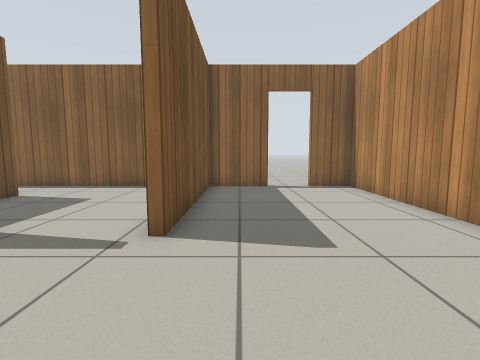
View 1 (above)

16 first-person views from a walk through a robot-simulator world made for Gazebo. The camera is 0.72 m above the floor, tilts 6° down and sees 85° across. The floor is counted in squares, 0.5 m on a side. Each view is taken from the middle of a square. On the plan, view 1 faces up. The plan holds only what a view shows up to about 13 squares ahead; the rest is blank. Simple patterns stand in for the simulator's built-in surfaces.

View 2
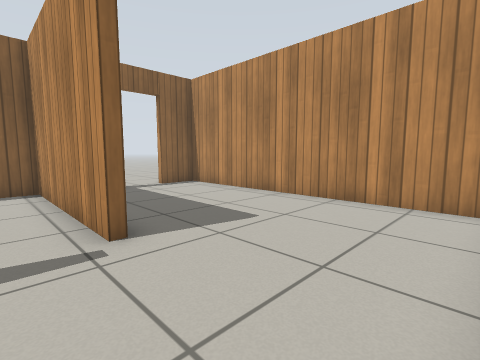

View 3
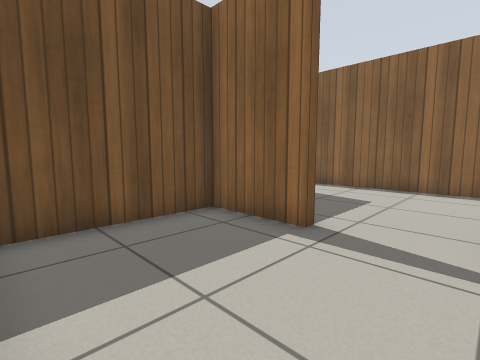

View 4
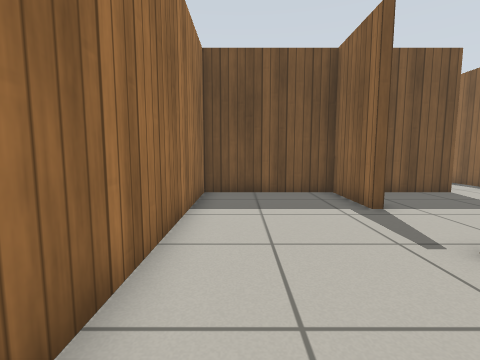

View 5
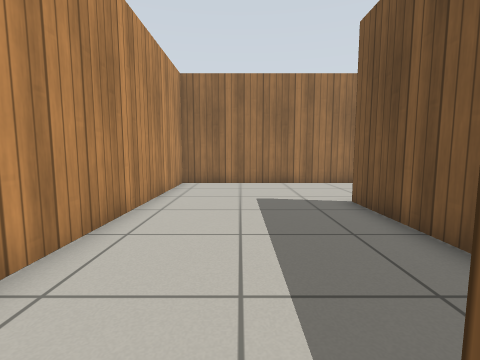

View 6
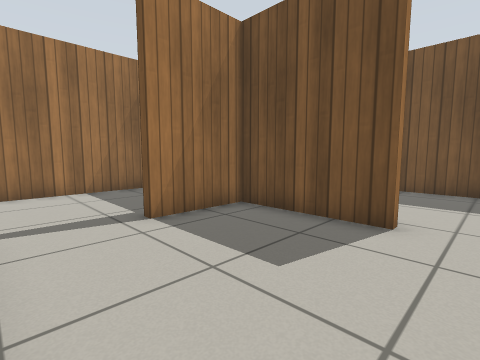

View 7
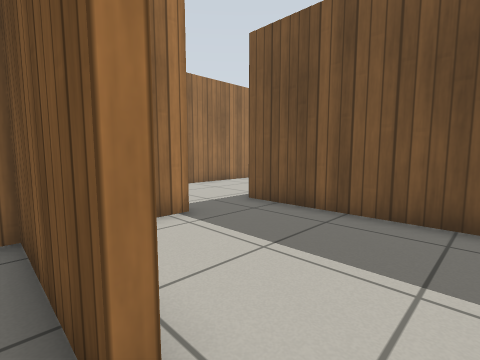

View 8
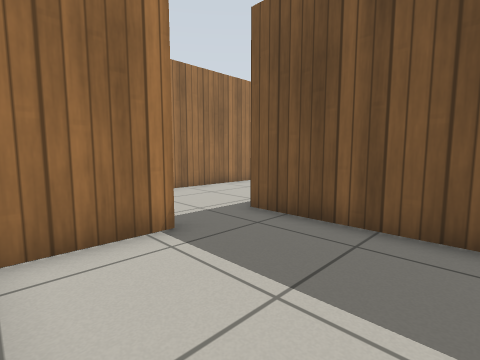

View 9
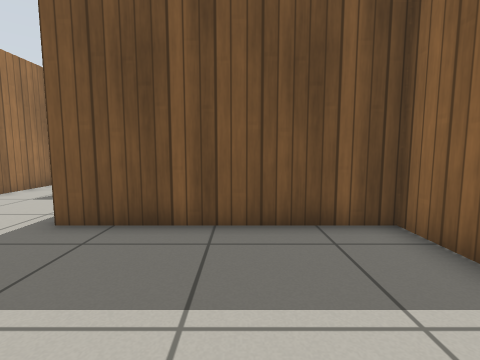

View 10
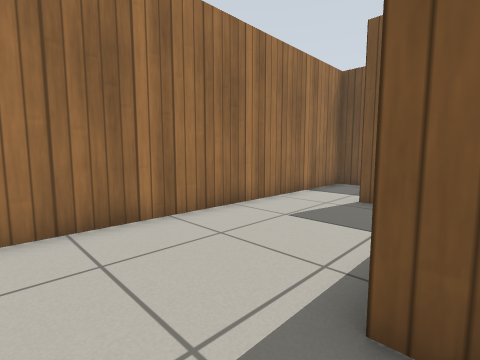

View 11
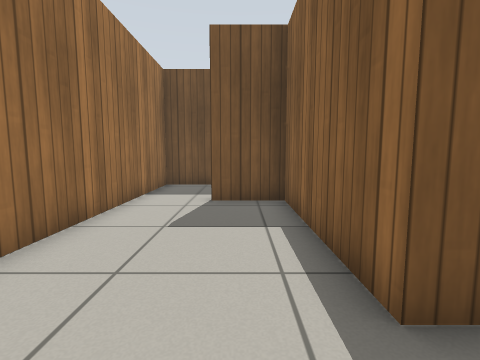

View 12
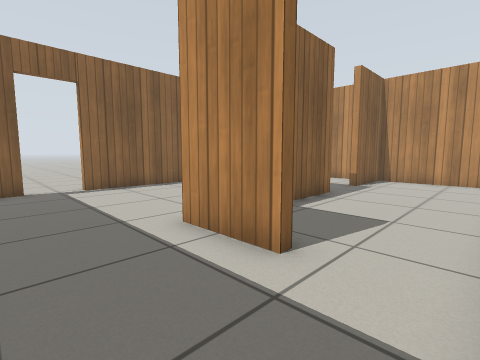

View 13
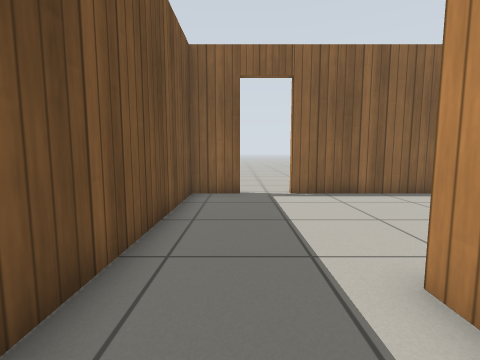

View 14
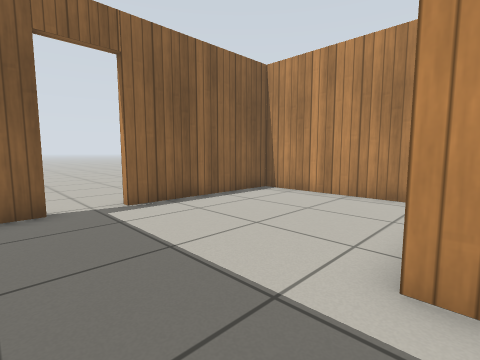

View 15
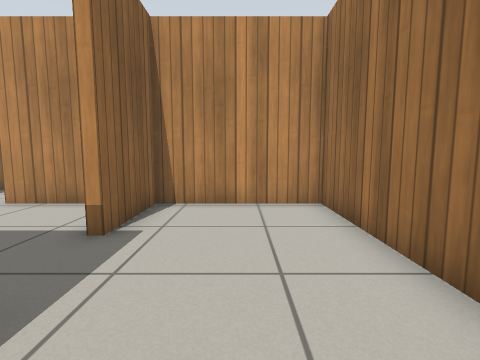

View 16
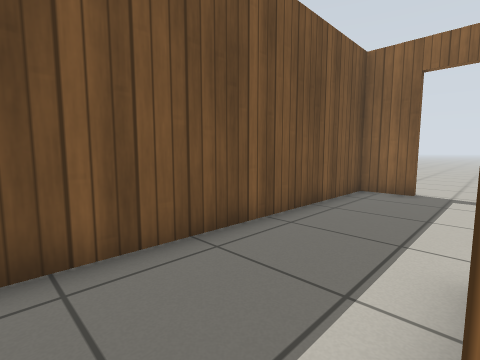

### Floor plan
Key: @ floor where view 1 was taken; # wall or solid block; . floor; D open door.
Columns run from 23 left of view 1 to 5 right of it. Each row starts with its distance up from view 1.
 13   ...                    ..
 12   ...                    ..
 11 ##DD#####################DD##
 10 #.........#...........#.....#
  9 #.........#...........#.....#
  8 #.........#.....#.....#.....#
  7 #.........#.....#.....#.....#
  6 #.........#.....#.....#.....#
  5 #.......  #.....#.....#.....#
  4 #...#######..######.........#
  3 #...#...........#...........#
  2 #...............#...........#
  1 #...............#...........#
  0 #...............#......@....#
 -1 #############################

Where each view was taken, in squares from view 1:
view 1: 0 up, 0 right, facing up
view 2: 0 up, 3 left, facing up-right
view 3: 0 up, 2 left, facing up-left
view 4: 1 up, 2 right, facing left
view 5: 12 up, 2 right, facing down
view 6: 10 up, 2 left, facing down-left
view 7: 10 up, 7 left, facing down-left
view 8: 9 up, 8 left, facing down-left
view 9: 8 up, 8 left, facing left
view 10: 5 up, 11 left, facing down-left
view 11: 3 up, 11 left, facing left
view 12: 0 up, 22 left, facing up-right
view 13: 2 up, 21 left, facing up
view 14: 4 up, 22 left, facing up-right
view 15: 2 up, 15 left, facing right
view 16: 1 up, 19 left, facing up-left
